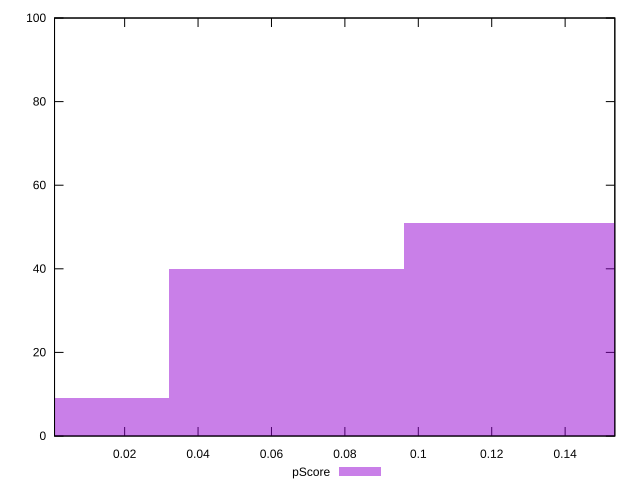

Generate this figure with gnuplot:
reset

$pScore <<EOF
0 9
0.06413377149290807 40
0.12826754298581614 51
EOF

set key outside below
set boxwidth 0.06413377149290807
set xrange [0.0009014438842227523:0.15353677696520718]
set yrange [0:100]
set trange [0:100]
set style fill transparent solid 0.5 noborder
set terminal svg size 640, 490 enhanced background rgb 'white'
set output "reprap/max-potential-fid/samples/pages/pScore/histogram.svg"

plot $pScore title "pScore" with boxes

reset
